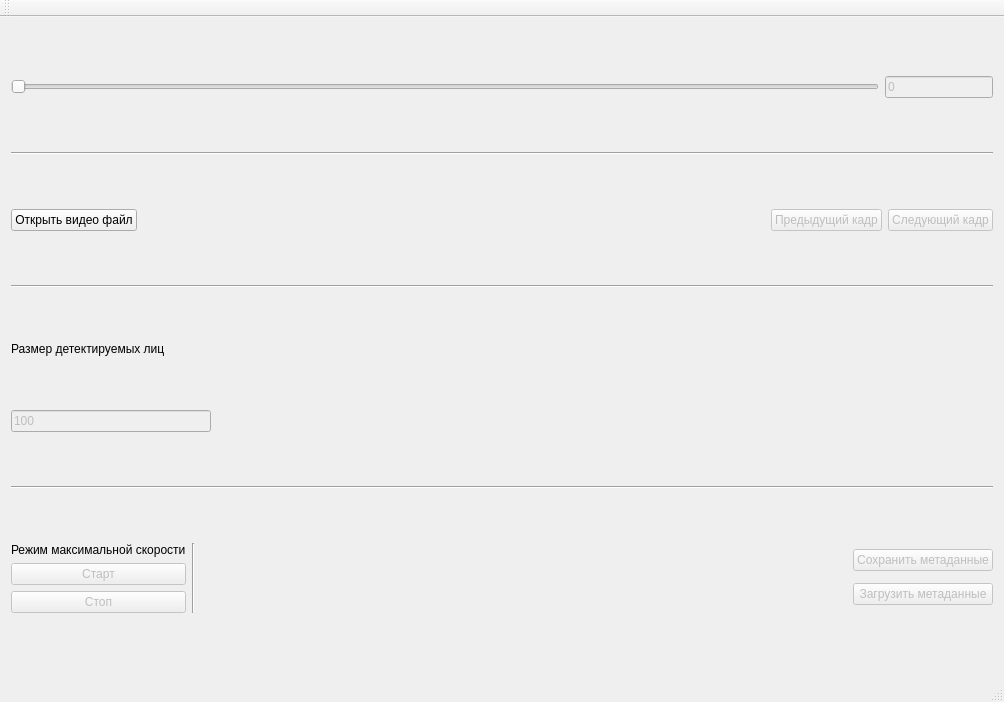
<?xml version="1.0" encoding="UTF-8"?>
<ui version="4.0">
 <class>MainWindow</class>
 <widget class="QMainWindow" name="MainWindow">
  <property name="windowModality">
   <enum>Qt::NonModal</enum>
  </property>
  <property name="geometry">
   <rect>
    <x>0</x>
    <y>0</y>
    <width>1004</width>
    <height>702</height>
   </rect>
  </property>
  <property name="windowTitle">
   <string>MainWindow</string>
  </property>
  <widget class="QWidget" name="centralWidget">
   <layout class="QHBoxLayout" name="horizontalLayout_2">
    <item>
     <layout class="QVBoxLayout" name="mainLayout">
      <item>
       <layout class="QVBoxLayout" name="streamDisplayLayout"/>
      </item>
      <item>
       <layout class="QHBoxLayout" name="horizontalLayout_8">
        <item>
         <widget class="QSlider" name="videoSlider">
          <property name="enabled">
           <bool>false</bool>
          </property>
          <property name="orientation">
           <enum>Qt::Horizontal</enum>
          </property>
         </widget>
        </item>
        <item>
         <widget class="QLineEdit" name="videoPositionLineEdit">
          <property name="enabled">
           <bool>false</bool>
          </property>
          <property name="sizePolicy">
           <sizepolicy hsizetype="Minimum" vsizetype="Fixed">
            <horstretch>0</horstretch>
            <verstretch>0</verstretch>
           </sizepolicy>
          </property>
          <property name="text">
           <string>0</string>
          </property>
         </widget>
        </item>
       </layout>
      </item>
      <item>
       <widget class="Line" name="line_3">
        <property name="orientation">
         <enum>Qt::Horizontal</enum>
        </property>
       </widget>
      </item>
      <item>
       <layout class="QHBoxLayout" name="horizontalLayout_3">
        <item>
         <widget class="QPushButton" name="openVideoFileButton">
          <property name="text">
           <string>Открыть видео файл</string>
          </property>
         </widget>
        </item>
        <item>
         <spacer name="horizontalSpacer">
          <property name="orientation">
           <enum>Qt::Horizontal</enum>
          </property>
          <property name="sizeHint" stdset="0">
           <size>
            <width>40</width>
            <height>20</height>
           </size>
          </property>
         </spacer>
        </item>
        <item>
         <widget class="QPushButton" name="prevFrameButton">
          <property name="enabled">
           <bool>false</bool>
          </property>
          <property name="text">
           <string>Предыдущий кадр</string>
          </property>
         </widget>
        </item>
        <item>
         <widget class="QPushButton" name="nextFrameButton">
          <property name="enabled">
           <bool>false</bool>
          </property>
          <property name="text">
           <string>Cледующий кадр</string>
          </property>
         </widget>
        </item>
       </layout>
      </item>
      <item>
       <widget class="Line" name="line_2">
        <property name="orientation">
         <enum>Qt::Horizontal</enum>
        </property>
       </widget>
      </item>
      <item>
       <widget class="QLabel" name="faceDetectorSizeLabel">
        <property name="sizePolicy">
         <sizepolicy hsizetype="Maximum" vsizetype="Maximum">
          <horstretch>0</horstretch>
          <verstretch>0</verstretch>
         </sizepolicy>
        </property>
        <property name="text">
         <string>Размер детектируемых лиц</string>
        </property>
       </widget>
      </item>
      <item>
       <widget class="QLineEdit" name="faceDetectorSizeLineEdit">
        <property name="enabled">
         <bool>false</bool>
        </property>
        <property name="sizePolicy">
         <sizepolicy hsizetype="Maximum" vsizetype="Fixed">
          <horstretch>0</horstretch>
          <verstretch>0</verstretch>
         </sizepolicy>
        </property>
        <property name="minimumSize">
         <size>
          <width>200</width>
          <height>0</height>
         </size>
        </property>
        <property name="text">
         <string>100</string>
        </property>
       </widget>
      </item>
      <item>
       <widget class="Line" name="line">
        <property name="orientation">
         <enum>Qt::Horizontal</enum>
        </property>
       </widget>
      </item>
      <item>
       <layout class="QHBoxLayout" name="horizontalLayout">
        <item>
         <layout class="QVBoxLayout" name="verticalLayout_2">
          <item>
           <widget class="QLabel" name="speedModeLabel">
            <property name="text">
             <string>Режим максимальной скорости</string>
            </property>
           </widget>
          </item>
          <item>
           <widget class="QPushButton" name="speedModeButton">
            <property name="enabled">
             <bool>false</bool>
            </property>
            <property name="text">
             <string>Старт</string>
            </property>
           </widget>
          </item>
          <item>
           <widget class="QPushButton" name="stopSpeedModeButton">
            <property name="enabled">
             <bool>false</bool>
            </property>
            <property name="text">
             <string>Стоп</string>
            </property>
           </widget>
          </item>
         </layout>
        </item>
        <item>
         <widget class="Line" name="line_4">
          <property name="orientation">
           <enum>Qt::Vertical</enum>
          </property>
         </widget>
        </item>
        <item>
         <spacer name="horizontalSpacer_2">
          <property name="orientation">
           <enum>Qt::Horizontal</enum>
          </property>
          <property name="sizeHint" stdset="0">
           <size>
            <width>40</width>
            <height>20</height>
           </size>
          </property>
         </spacer>
        </item>
        <item>
         <layout class="QVBoxLayout" name="verticalLayout_4">
          <item>
           <widget class="QPushButton" name="saveMetaDataButton">
            <property name="enabled">
             <bool>false</bool>
            </property>
            <property name="text">
             <string>Сохранить метаданные</string>
            </property>
           </widget>
          </item>
          <item>
           <widget class="QPushButton" name="loadMetaDataButton">
            <property name="enabled">
             <bool>false</bool>
            </property>
            <property name="text">
             <string>Загрузить метаданные</string>
            </property>
           </widget>
          </item>
         </layout>
        </item>
       </layout>
      </item>
     </layout>
    </item>
   </layout>
  </widget>
  <widget class="QMenuBar" name="menuBar">
   <property name="geometry">
    <rect>
     <x>0</x>
     <y>0</y>
     <width>1004</width>
     <height>25</height>
    </rect>
   </property>
  </widget>
  <widget class="QToolBar" name="mainToolBar">
   <attribute name="toolBarArea">
    <enum>TopToolBarArea</enum>
   </attribute>
   <attribute name="toolBarBreak">
    <bool>false</bool>
   </attribute>
  </widget>
  <widget class="QStatusBar" name="statusBar"/>
 </widget>
 <layoutdefault spacing="6" margin="11"/>
 <resources/>
 <connections/>
</ui>
